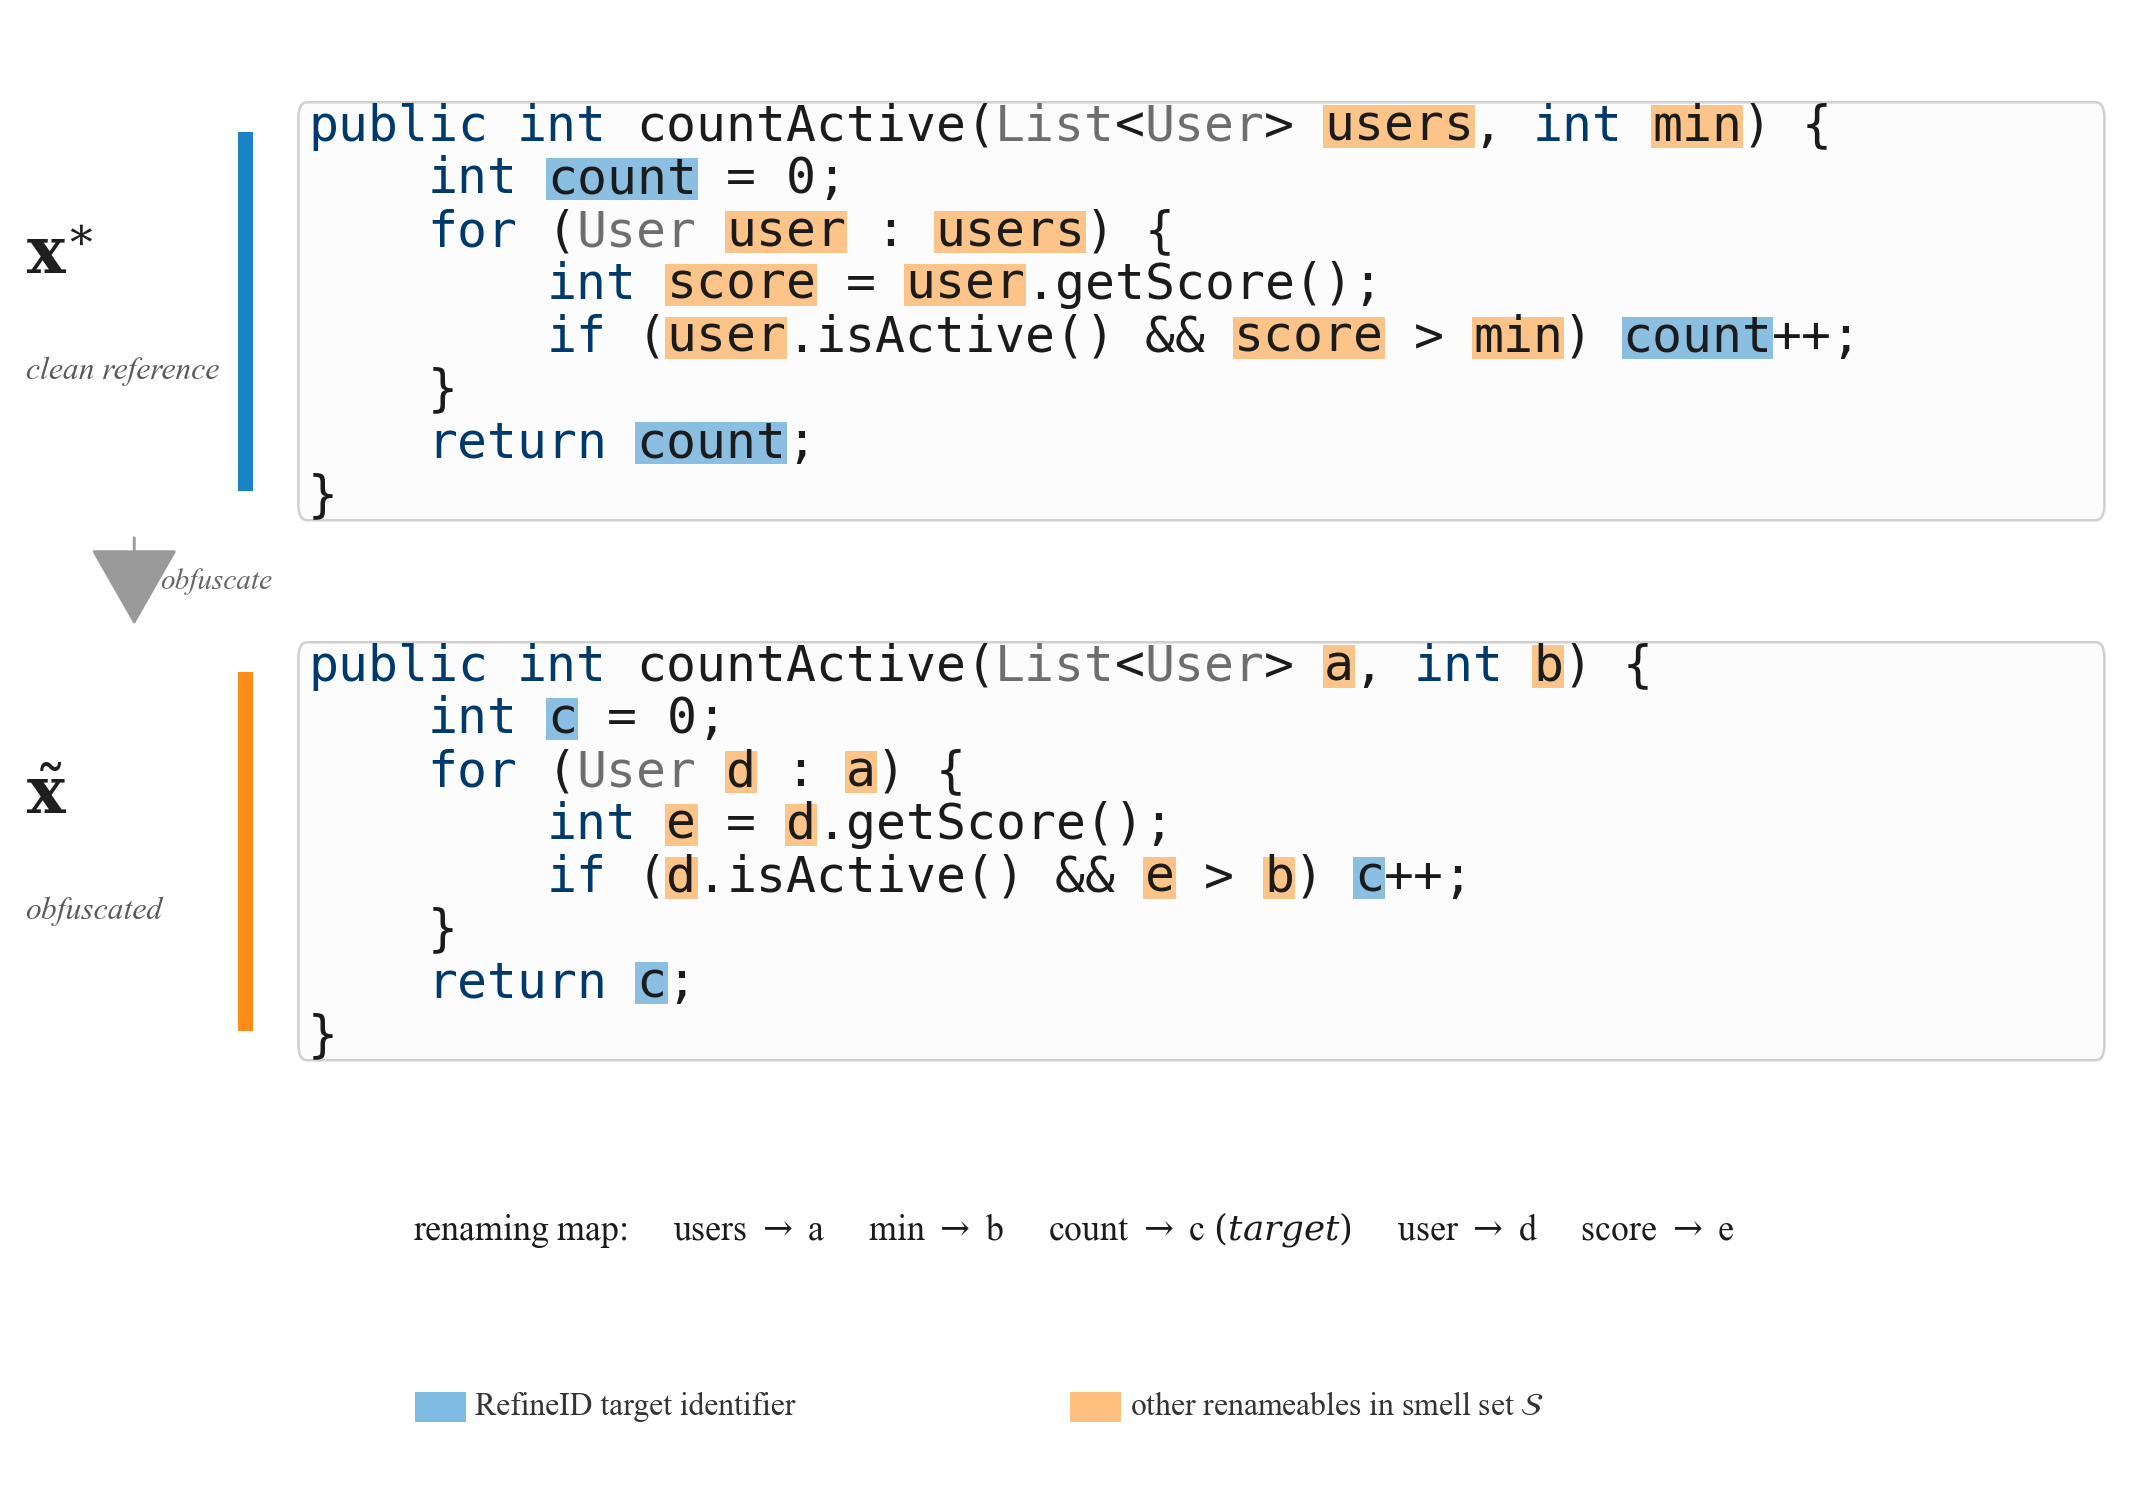

Recreate this plot in Python.
"""
Generate fig_rq2_example.{pdf,png}: visual illustration of the RQ2
construction — obfuscating a RefineID sample into an alphabetic-token
form to drive multi-identifier multi-site renaming.

Top panel: the clean reference x*.  The RefineID-target identifier is
highlighted in green; every other lowercase-initial, non-single-char,
non-type, non-method renameable identifier is highlighted in yellow.
Together the green and yellow positions form the smell set S that the
all-masked condition targets in RQ2.

Bottom panel: the obfuscated x̃, where every renameable identifier is
replaced by a short alphabetic token (a, b, c, ...), applied
consistently across all of its occurrences.  Types, method names, and
keywords are preserved verbatim so that control flow and library
structure remain intact while every meaningful local name is gone.

Style sympathetic to analysis/make_dllm_demo_figure.py: IEEE figure*
(7.16 in) width, Times serif text, monospace code, rounded panel
backgrounds, pastel pills on identifier spans, and a slim downward
"obfuscate" arrow in the left margin between the two panels.
"""

import os
import re
import matplotlib

matplotlib.use("Agg")
import matplotlib.pyplot as plt
import matplotlib.patches as mpatches
from matplotlib.patches import FancyBboxPatch, FancyArrowPatch

# ─────────────────────────────── paths ──────────────────────────────────────
HERE   = os.path.dirname(os.path.abspath(__file__))
OUTDIR = "/Users/davidhuang/Desktop/CoRefusion/figures/rebuilt"
os.makedirs(OUTDIR, exist_ok=True)

# ─────────────────────────────── colours ────────────────────────────────────
C_TARGET       = "#0076C2"   # blue — RefineID target identifier
C_OTHER        = "#FF8000"   # orange — other renameable identifiers in S
C_CODE         = "#1B1B1B"
C_KW           = "#00396B"   # dark blue keywords
C_TYPE         = "#6E6E6E"   # gray types
C_PANEL_BG     = "#FCFCFC"
C_PANEL_BORDER = "#D0D0D0"
C_ARROW        = "#9A9A9A"
C_LABEL        = "#1F1F1F"
C_LABEL_SUB    = "#5A5A5A"

plt.rcParams.update({
    "font.family":      "serif",
    "font.serif":       ["Times New Roman", "DejaVu Serif"],
    "font.size":        9,
    "mathtext.fontset": "dejavuserif",
    "pdf.fonttype":     42,
    "ps.fonttype":      42,
})

KEYWORDS = {"public", "new", "for", "if", "return", "int", "while",
            "void", "private", "static", "true", "false"}
TYPES    = {"List", "Integer", "ArrayList", "String", "Map", "User",
            "Double", "Boolean"}

# ─────────────────────────────── content ────────────────────────────────────
# (placeholder_tag, clean_name, obfuscated_token, is_target)
# RENAMES enumerates every renameable identifier in the example method.
# The middle row is the RefineID target — drawn in green in both panels.
RENAMES = [
    ("USERS",  "users",  "a", False),
    ("MIN",    "min",    "b", False),
    ("COUNT",  "count",  "c", True),    # RefineID target
    ("USER",   "user",   "d", False),
    ("SCORE",  "score",  "e", False),
]

NAME_BY_TAG = {tag: name for tag, name, _, _ in RENAMES}
OBF_BY_TAG  = {tag: obf  for tag, _, obf, _ in RENAMES}
IS_TARGET   = {tag: t    for tag, _, _, t in RENAMES}

# A small, fully-renderable Java snippet with exactly five renameable
# identifiers, plus types / method names / keywords that the obfuscator
# explicitly skips.  Max line length when expanded: 52 chars.
TEMPLATE = [
    "public int countActive(List<User> {USERS}, int {MIN}) {",
    "    int {COUNT} = 0;",
    "    for (User {USER} : {USERS}) {",
    "        int {SCORE} = {USER}.getScore();",
    "        if ({USER}.isActive() && {SCORE} > {MIN}) {COUNT}++;",
    "    }",
    "    return {COUNT};",
    "}",
]


# ────────────────────────── rendering helpers ───────────────────────────────
def render_panel(use_obf):
    """Substitute placeholders.  Return (rendered_lines, highlight_spans).

    highlight_spans : list[(line_idx, col_start, col_end, color)]
    """
    rendered, highlights = [], []
    for li, line in enumerate(TEMPLATE):
        out, col, pos = [], 0, 0
        while pos < len(line):
            m = re.search(r"\{([A-Z_]+)\}", line[pos:])
            if not m:
                out.append(line[pos:])
                break
            pre = line[pos:pos + m.start()]
            out.append(pre)
            col += len(pre)
            tag = m.group(1)
            sub = OBF_BY_TAG[tag] if use_obf else NAME_BY_TAG[tag]
            color = C_TARGET if IS_TARGET[tag] else C_OTHER
            highlights.append((li, col, col + len(sub), color))
            out.append(sub)
            col += len(sub)
            pos += m.end()
        rendered.append("".join(out))
    return rendered, highlights


def tokenize_for_color(line):
    """Yield (text, color) groups for word-level syntax highlighting."""
    for p in re.findall(r"\w+|\W+", line):
        if not p:
            continue
        if p in KEYWORDS:
            yield p, C_KW
        elif p in TYPES:
            yield p, C_TYPE
        else:
            yield p, C_CODE


CODE_COLS = 60   # internal char-width of each code panel (max line ≈ 52)


def tune_font_for_axes(fig, ax, fontsize_init):
    """Return the font size that makes 1 monospace char = 1 data unit on ax."""
    N = 40
    probe = ax.text(0, 0, "X" * N, family='monospace', fontsize=fontsize_init,
                    ha='left', va='bottom', alpha=0.0)
    fig.canvas.draw()
    bbox = probe.get_window_extent(renderer=fig.canvas.get_renderer())
    probe.remove()
    inv = ax.transData.inverted()
    x0 = inv.transform((bbox.x0, bbox.y0))[0]
    x1 = inv.transform((bbox.x1, bbox.y0))[0]
    observed = (x1 - x0)
    return fontsize_init * (N / observed)


def draw_code_panel(ax, use_obf, font_size):
    rendered, highlights = render_panel(use_obf)
    num_lines = len(TEMPLATE)

    ax.set_xlim(-0.6, CODE_COLS + 0.5)
    ax.set_ylim(num_lines + 0.05, -0.05)
    ax.axis("off")

    # rounded background panel
    panel = FancyBboxPatch(
        (-0.3, 0.06), CODE_COLS + 0.4, num_lines - 0.12,
        boxstyle="round,pad=0.02,rounding_size=0.30",
        facecolor=C_PANEL_BG, edgecolor=C_PANEL_BORDER, linewidth=0.6,
        zorder=0,
    )
    ax.add_patch(panel)

    # identifier highlights
    for li, c0, c1, color in highlights:
        rect = mpatches.Rectangle(
            (c0 - 0.04, li + 0.10), (c1 - c0) + 0.08, 0.80,
            facecolor=color, edgecolor='none', alpha=0.45, zorder=1,
        )
        ax.add_patch(rect)

    # code lines, token-by-token for cheap syntax colouring
    for li, line in enumerate(rendered):
        x_col = 0
        for tok, color in tokenize_for_color(line):
            ax.text(x_col, li + 0.5, tok,
                    family='monospace', fontsize=font_size,
                    color=color, ha='left', va='center', zorder=3)
            x_col += len(tok)


# ─────────────────────────────── figure ─────────────────────────────────────
FIG_W = 7.16     # IEEE figure*
FIG_H = 5.00

fig = plt.figure(figsize=(FIG_W, FIG_H), dpi=200)

# layout (fig-fraction units)
LEFT      = 0.005
LABEL_W   = 0.115
GAP_LR    = 0.015
PANEL_L   = LEFT + LABEL_W + GAP_LR
PANEL_R   = 0.985

TOP_Y         = 0.935    # top of clean panel
PANEL_H_FRAC  = 0.285    # per panel
GAP_V         = 0.075    # vertical gap between the two panels

PANEL1_TOP = TOP_Y
PANEL1_BOT = TOP_Y - PANEL_H_FRAC
PANEL2_TOP = PANEL1_BOT - GAP_V
PANEL2_BOT = PANEL2_TOP - PANEL_H_FRAC

# tune monospace font once on a sample axes (both code panels share size)
_sample = fig.add_axes([0, 0, PANEL_R - PANEL_L, PANEL_H_FRAC])
_sample.set_xlim(-0.6, CODE_COLS + 0.5)
_sample.set_ylim(len(TEMPLATE) + 0.05, -0.05)
_sample.axis('off')
CODE_FONT = tune_font_for_axes(fig, _sample, 9.0)
fig.delaxes(_sample)


def draw_panel_with_label(fig, y0, y_top, math_label, sub_label,
                          accent, use_obf):
    """Draw one labelled code panel and its accent stripe."""
    h = y_top - y0

    # code axes
    ax = fig.add_axes([PANEL_L, y0, PANEL_R - PANEL_L, h])
    ax.set_xlim(-0.6, CODE_COLS + 0.5)
    ax.set_ylim(len(TEMPLATE) + 0.05, -0.05)
    draw_code_panel(ax, use_obf=use_obf, font_size=CODE_FONT)

    # left label strip
    lax = fig.add_axes([LEFT, y0, LABEL_W, h])
    lax.set_xlim(0, 1)
    lax.set_ylim(0, 1)
    lax.axis('off')

    # accent stripe
    stripe = mpatches.Rectangle((0.92, 0.08), 0.06, 0.84,
                                facecolor=accent, edgecolor='none', alpha=0.9)
    lax.add_patch(stripe)

    lax.text(0.06, 0.62, math_label,
             fontsize=15.5, fontweight='bold',
             color=C_LABEL, ha='left', va='center')
    lax.text(0.06, 0.36, sub_label,
             fontsize=7.6, fontstyle='italic',
             color=C_LABEL_SUB, ha='left', va='center')


draw_panel_with_label(fig, PANEL1_BOT, PANEL1_TOP,
                      r"$\mathbf{x}^{\ast}$",
                      "clean reference",
                      C_TARGET, use_obf=False)

draw_panel_with_label(fig, PANEL2_BOT, PANEL2_TOP,
                      r"$\tilde{\mathbf{x}}$",
                      "obfuscated",
                      C_OTHER, use_obf=True)

# slim downward "obfuscate" arrow in the left margin between the two panels
arrow_ax = fig.add_axes([0, 0, 1, 1])
arrow_ax.set_xlim(0, 1)
arrow_ax.set_ylim(0, 1)
arrow_ax.axis('off')
arrow_ax.patch.set_alpha(0)
arrow_x   = LEFT + LABEL_W / 2
arrow_top = PANEL1_BOT - 0.003
arrow_bot = PANEL2_TOP + 0.003
arrow = FancyArrowPatch(
    (arrow_x, arrow_top), (arrow_x, arrow_bot),
    arrowstyle='-|>,head_length=2.8,head_width=1.6',
    color=C_ARROW, linewidth=0.7, mutation_scale=6,
)
arrow_ax.add_patch(arrow)
arrow_ax.text(arrow_x + 0.012, (arrow_top + arrow_bot) / 2,
              "obfuscate",
              fontsize=7.0, fontstyle='italic', color="#666",
              ha='left', va='center')

# renaming map below the bottom panel
fig.text(0.50, 0.180,
         (r"renaming map:"
          r"     users $\rightarrow$ a"
          r"     min $\rightarrow$ b"
          r"     count $\rightarrow$ c "
          r"$\mathit{(target)}$"
          r"     user $\rightarrow$ d"
          r"     score $\rightarrow$ e"),
         fontsize=8.6, ha='center', va='center', color=C_CODE,
         family='serif')

# bottom legend
LEG_Y = 0.062
def chip(x_center, color, label, alpha=0.50):
    cax = fig.add_axes([x_center - 0.012, LEG_Y - 0.010, 0.024, 0.020])
    cax.axis("off")
    cax.set_xlim(0, 1); cax.set_ylim(0, 1)
    cax.add_patch(mpatches.Rectangle((0, 0), 1, 1,
                                     facecolor=color, alpha=alpha,
                                     edgecolor='none'))
    fig.text(x_center + 0.016, LEG_Y, label, fontsize=7.6,
             color="#333", ha='left', va='center')

chip(0.205, C_TARGET, "RefineID target identifier")
chip(0.510, C_OTHER,  r"other renameables in smell set $\mathcal{S}$")

# save
out_pdf = os.path.join(OUTDIR, "fig04_rq2_example.pdf")
out_png = os.path.join(OUTDIR, "fig04_rq2_example.png")
fig.savefig(out_pdf, pad_inches=0.04)
fig.savefig(out_png, pad_inches=0.04, dpi=300)
plt.close(fig)
print(f"Wrote {out_pdf}")
print(f"Wrote {out_png}")
